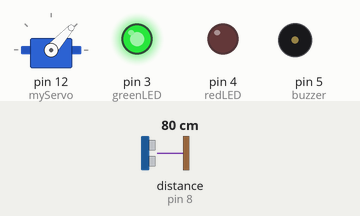
Bench run of a sketch on a simulated Arduino Uno, built with avr-gcc and run on an emulated ATmega328P. Parts: servo, output pins drawn as LEDs (lit = HIGH), buzzer (waves = sounding). Wiring (inferred from the names in the program): ultrasonic range finder: trigger pin 10; echo pin 8. Inputs (shaded band) come from the test bench; at power-on: distance to the obstacle (sensor on pin 8) 80 cm. The echo pulse lasts 58.3 µs per cm; pins used as bus, display or sensor lines are not drawn; what the sketch prints to the serial monitor is not drawn.

Above: at 1.2 s.
1.3 s: distance to the obstacle (sensor on pin 8) set to 2 cm
At 1.55 s:
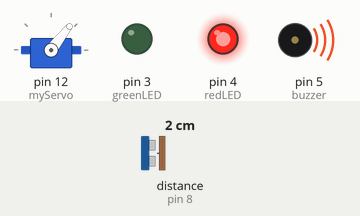
4.3 s: distance to the obstacle (sensor on pin 8) set to 19 cm
7.3 s: distance to the obstacle (sensor on pin 8) set to 24 cm
10.3 s: distance to the obstacle (sensor on pin 8) set to 4 cm
At 10.55 s:
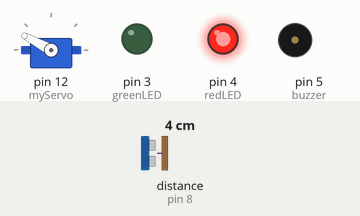
13.3 s: distance to the obstacle (sensor on pin 8) set to 120 cm
At 14.0 s:
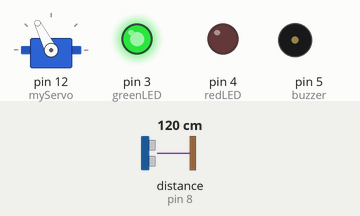
16.3 s: distance to the obstacle (sensor on pin 8) set to 9 cm
At 19.15 s:
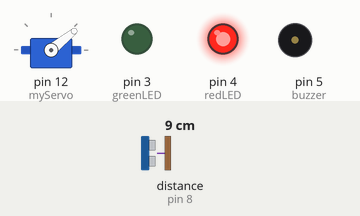
Timing chart, 0 to 23.8 s (numbered marks = the images above; inputs shaded):
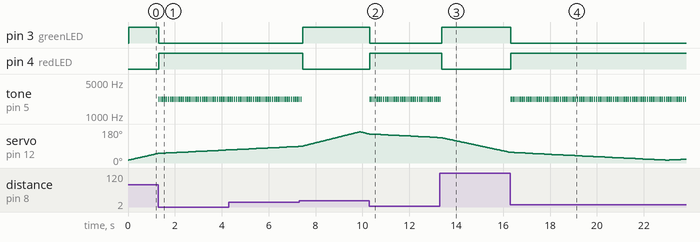

Measured:
- after the input at 1.3 s, pin 3 (greenLED): HIGH → LOW at once; pin 4 (redLED): LOW → HIGH at once; tone on pin 5 (buzzer): alternates 2200 Hz for 0.05 s and silent for 0.03 s, starting at once
- after the input at 7.3 s, pin 3 (greenLED): LOW → HIGH after 0.15 s; pin 4 (redLED): HIGH → LOW after 0.15 s; tone on pin 5 (buzzer): goes on until 7.4 s, then stays silent
- after the input at 10.3 s, pin 3 (greenLED): HIGH → LOW at once; pin 4 (redLED): LOW → HIGH at once; tone on pin 5 (buzzer): alternates 2200 Hz for 0.05 s and silent for 0.03 s, starting at once
- after the input at 13.3 s, pin 3 (greenLED): LOW → HIGH after 0.09 s; pin 4 (redLED): HIGH → LOW after 0.09 s; tone on pin 5 (buzzer): goes on until 13.3 s, then stays silent
- after the input at 16.3 s, pin 3 (greenLED): HIGH → LOW at once; pin 4 (redLED): LOW → HIGH at once; tone on pin 5 (buzzer): alternates 2200 Hz for 0.05 s and silent for 0.03 s, starting at once

The sketch:

radarSystem.ino
```cpp
#include <Servo.h>

const int trigPin = 10;
const int echoPin = 8;

const int greenLED = 3;
const int redLED = 4;
const int buzzer = 5;

long duration;
int distance;

Servo myServo;

void setup() {
  pinMode(trigPin, OUTPUT);
  pinMode(echoPin, INPUT);

  pinMode(greenLED, OUTPUT);
  pinMode(redLED, OUTPUT);
  pinMode(buzzer, OUTPUT);

  Serial.begin(9600);

  myServo.attach(12);
}

void loop() {

  // Scan left to right
  for (int i = 15; i <= 165; i++) {
    myServo.write(i);
    delay(30);

    distance = calculateDistance();

    updateIndicators();

    Serial.print(i);
    Serial.print(",");
    Serial.print(distance);
    Serial.print(".");
  }

  // Scan right to left
  for (int i = 165; i > 15; i--) {
    myServo.write(i);
    delay(30);

    distance = calculateDistance();

    updateIndicators();

    Serial.print(i);
    Serial.print(",");
    Serial.print(distance);
    Serial.print(".");
  }
}

void updateIndicators() {

  if (distance <= 20) {

    digitalWrite(redLED, HIGH);
    digitalWrite(greenLED, LOW);

    // Radar warning double beep
    tone(buzzer, 2200);
    delay(50);
    noTone(buzzer);
    delay(30);

    tone(buzzer, 2200);
    delay(50);
    noTone(buzzer);
  }
  else {

    digitalWrite(redLED, LOW);
    digitalWrite(greenLED, HIGH);

    noTone(buzzer);
  }
}

int calculateDistance() {

  digitalWrite(trigPin, LOW);
  delayMicroseconds(2);

  digitalWrite(trigPin, HIGH);
  delayMicroseconds(10);

  digitalWrite(trigPin, LOW);

  duration = pulseIn(echoPin, HIGH);

  distance = duration * 0.034 / 2;

  return distance;
}
```
